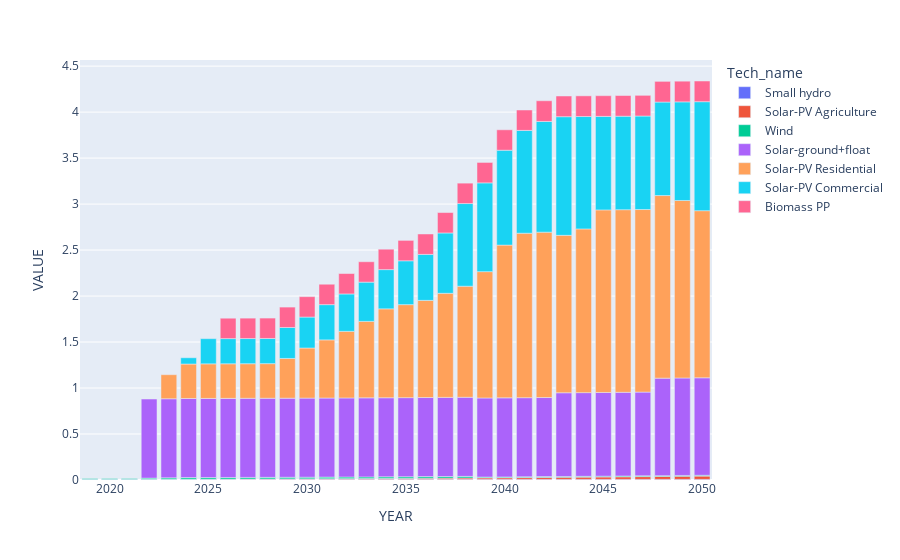

The notebook cell saved with this chart:
### Code cell
px.bar(acc_ncap, x="YEAR", y='VALUE', color='Tech_name')

### Figure 1 — Plotly figure (JSON) as saved in the notebook; plotly's stock layout.template omitted (floating-point values rounded to 4 significant figures)
{"data": [{"alignmentgroup": "True", "hovertemplate": "Tech_name=Small hydro<br>YEAR=%{x}<br>VALUE=%{y}<extra></extra>", "legendgroup": "Small hydro", "marker": {"color": "#636efa", "pattern": {"shape": ""}}, "name": "Small hydro", "offsetgroup": "Small hydro", "orientation": "v", "showlegend": true, "textposition": "auto", "type": "bar", "x": [2019, 2020, 2021, 2022, 2023, 2024, 2025, 2026, 2027, 2028, 2029, 2030, 2031, 2032, 2033, 2034, 2035, 2036, 2037, 2038, 2039, 2040, 2041, 2042, 2043, 2044, 2045, 2046, 2047, 2048, 2049, 2050], "xaxis": "x", "y": [0.007, 0.007, 0.007, 0.007, 0.007, 0.007, 0.007, 0.007, 0.007, 0.007, 0.007, 0.007, 0.007, 0.007, 0.007, 0.007, 0.007, 0.007, 0.007, 0.007, 0.007, 0.007, 0.007, 0.007, 0.007, 0.007, 0.007, 0.007, 0.007, 0.007, 0.007, 0.007], "yaxis": "y"}, {"alignmentgroup": "True", "hovertemplate": "Tech_name=Solar-PV Agriculture<br>YEAR=%{x}<br>VALUE=%{y}<extra></extra>", "legendgroup": "Solar-PV Agriculture", "marker": {"color": "#EF553B", "pattern": {"shape": ""}}, "name": "Solar-PV Agriculture", "offsetgroup": "Solar-PV Agriculture", "orientation": "v", "showlegend": true, "textposition": "auto", "type": "bar", "x": [2019, 2020, 2021, 2022, 2023, 2024, 2025, 2026, 2027, 2028, 2029, 2030, 2031, 2032, 2033, 2034, 2035, 2036, 2037, 2038, 2039, 2040, 2041, 2042, 2043, 2044, 2045, 2046, 2047, 2048, 2049, 2050], "xaxis": "x", "y": [1.782e-05, 1.782e-05, 0.0004456, 0.0008734, 0.001283, 0.001711, 0.002139, 0.00287, 0.0036, 0.004331, 0.005062, 0.005793, 0.006827, 0.00786, 0.008894, 0.009928, 0.01096, 0.0123, 0.01364, 0.01497, 0.01631, 0.01765, 0.0193, 0.02094, 0.02258, 0.02422, 0.02586, 0.02781, 0.02977, 0.03171, 0.03365, 0.03559], "yaxis": "y"}, {"alignmentgroup": "True", "hovertemplate": "Tech_name=Wind<br>YEAR=%{x}<br>VALUE=%{y}<extra></extra>", "legendgroup": "Wind", "marker": {"color": "#00cc96", "pattern": {"shape": ""}}, "name": "Wind", "offsetgroup": "Wind", "orientation": "v", "showlegend": true, "textposition": "auto", "type": "bar", "x": [2019, 2020, 2021, 2022, 2023, 2024, 2025, 2026, 2027, 2028, 2029, 2030, 2031, 2032, 2033, 2034, 2035, 2036, 2037, 2038, 2039, 2040, 2041, 2042, 2043, 2044, 2045, 2046, 2047, 2048, 2049, 2050], "xaxis": "x", "y": [0.008767, 0.008767, 0.008767, 0.0126, 0.01505, 0.01753, 0.01753, 0.01753, 0.01753, 0.01753, 0.01753, 0.01753, 0.01753, 0.01753, 0.01753, 0.01753, 0.01753, 0.01753, 0.01753, 0.01753, 0.008767, 0.008767, 0.008767, 0.008767, 0.008767, 0.008767, 0.008767, 0.008767, 0.008767, 0.008767, 0.008767, 0.008767], "yaxis": "y"}, {"alignmentgroup": "True", "hovertemplate": "Tech_name=Solar-ground+float<br>YEAR=%{x}<br>VALUE=%{y}<extra></extra>", "legendgroup": "Solar-ground+float", "marker": {"color": "#ab63fa", "pattern": {"shape": ""}}, "name": "Solar-ground+float", "offsetgroup": "Solar-ground+float", "orientation": "v", "showlegend": true, "textposition": "auto", "type": "bar", "x": [2022, 2023, 2024, 2025, 2026, 2027, 2028, 2029, 2030, 2031, 2032, 2033, 2034, 2035, 2036, 2037, 2038, 2039, 2040, 2041, 2042, 2043, 2044, 2045, 2046, 2047, 2048, 2049, 2050], "xaxis": "x", "y": [0.86, 0.86, 0.86, 0.86, 0.86, 0.86, 0.86, 0.86, 0.86, 0.86, 0.86, 0.86, 0.86, 0.86, 0.86, 0.86, 0.86, 0.86, 0.86, 0.86, 0.86, 0.91, 0.91, 0.91, 0.91, 0.91, 1.06, 1.06, 1.06], "yaxis": "y"}, {"alignmentgroup": "True", "hovertemplate": "Tech_name=Solar-PV Residential<br>YEAR=%{x}<br>VALUE=%{y}<extra></extra>", "legendgroup": "Solar-PV Residential", "marker": {"color": "#FFA15A", "pattern": {"shape": ""}}, "name": "Solar-PV Residential", "offsetgroup": "Solar-PV Residential", "orientation": "v", "showlegend": true, "textposition": "auto", "type": "bar", "x": [2023, 2024, 2025, 2026, 2027, 2028, 2029, 2030, 2031, 2032, 2033, 2034, 2035, 2036, 2037, 2038, 2039, 2040, 2041, 2042, 2043, 2044, 2045, 2046, 2047, 2048, 2049, 2050], "xaxis": "x", "y": [0.2616, 0.3747, 0.3763, 0.3763, 0.3763, 0.3763, 0.432, 0.5448, 0.632, 0.724, 0.8313, 0.9667, 1.011, 1.056, 1.132, 1.208, 1.373, 1.661, 1.788, 1.798, 1.712, 1.78, 1.985, 1.985, 1.985, 1.985, 1.93, 1.817], "yaxis": "y"}, {"alignmentgroup": "True", "hovertemplate": "Tech_name=Solar-PV Commercial<br>YEAR=%{x}<br>VALUE=%{y}<extra></extra>", "legendgroup": "Solar-PV Commercial", "marker": {"color": "#19d3f3", "pattern": {"shape": ""}}, "name": "Solar-PV Commercial", "offsetgroup": "Solar-PV Commercial", "orientation": "v", "showlegend": true, "textposition": "auto", "type": "bar", "x": [2024, 2025, 2026, 2027, 2028, 2029, 2030, 2031, 2032, 2033, 2034, 2035, 2036, 2037, 2038, 2039, 2040, 2041, 2042, 2043, 2044, 2045, 2046, 2047, 2048, 2049, 2050], "xaxis": "x", "y": [0.06817, 0.2735, 0.2735, 0.2735, 0.2735, 0.3366, 0.3366, 0.3833, 0.4067, 0.4265, 0.4265, 0.4767, 0.5001, 0.6561, 0.8987, 0.9652, 1.032, 1.118, 1.204, 1.29, 1.222, 1.017, 1.017, 1.017, 1.017, 1.072, 1.185], "yaxis": "y"}, {"alignmentgroup": "True", "hovertemplate": "Tech_name=Biomass PP<br>YEAR=%{x}<br>VALUE=%{y}<extra></extra>", "legendgroup": "Biomass PP", "marker": {"color": "#FF6692", "pattern": {"shape": ""}}, "name": "Biomass PP", "offsetgroup": "Biomass PP", "orientation": "v", "showlegend": true, "textposition": "auto", "type": "bar", "x": [2026, 2027, 2028, 2029, 2030, 2031, 2032, 2033, 2034, 2035, 2036, 2037, 2038, 2039, 2040, 2041, 2042, 2043, 2044, 2045, 2046, 2047, 2048, 2049, 2050], "xaxis": "x", "y": [0.222, 0.222, 0.222, 0.222, 0.222, 0.222, 0.222, 0.222, 0.222, 0.222, 0.222, 0.222, 0.222, 0.222, 0.222, 0.222, 0.225, 0.225, 0.225, 0.225, 0.225, 0.225, 0.225, 0.225, 0.225], "yaxis": "y"}], "layout": {"barmode": "relative", "legend": {"title": {"text": "Tech_name"}, "tracegroupgap": 0}, "margin": {"t": 60}, "xaxis": {"anchor": "y", "domain": [0, 1], "title": {"text": "YEAR"}}, "yaxis": {"anchor": "x", "domain": [0, 1], "title": {"text": "VALUE"}}}}
